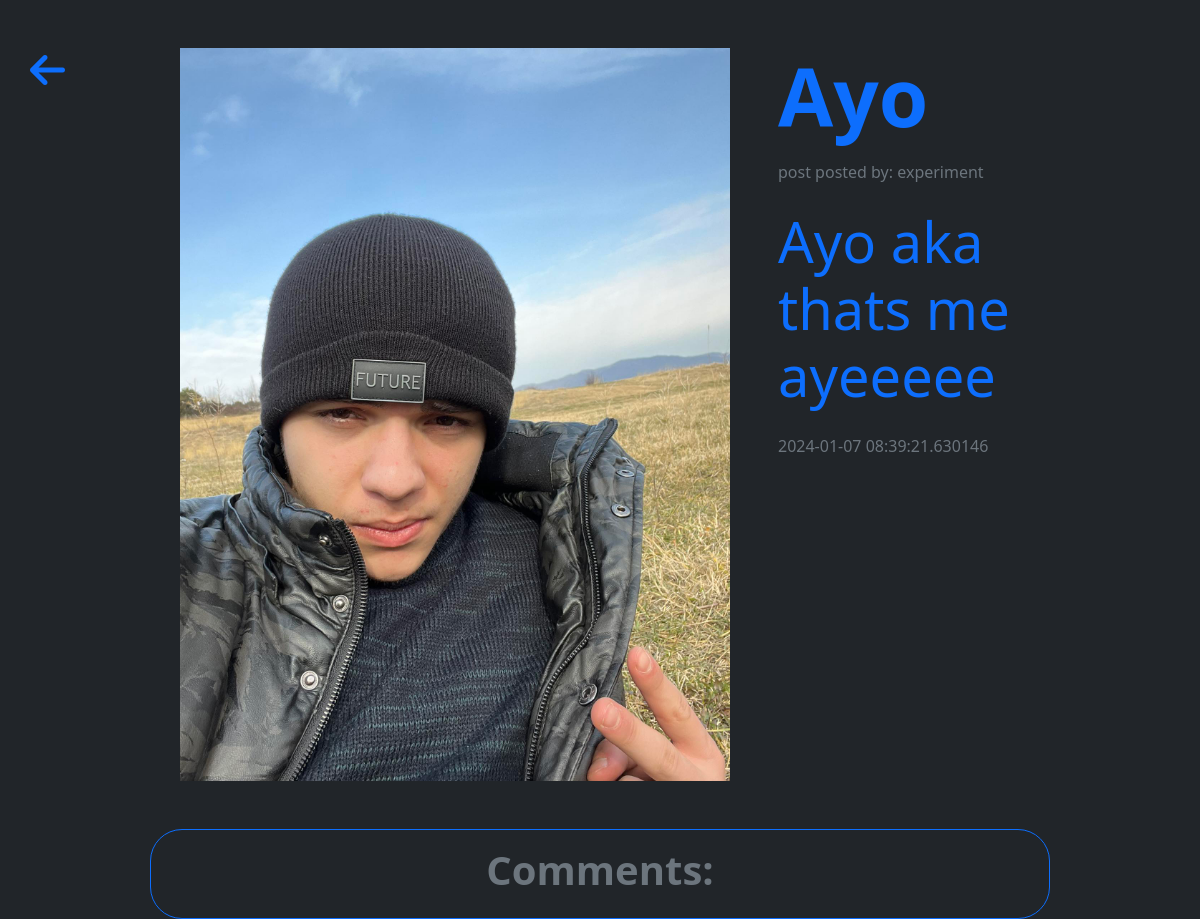
/post/1, run on the app's committed database.
### models.py (models this page shows, shortened)
class BaseModel:
  def create(self):
    db.session.add(self)
    db.session.commit()

class PostModel(db.Model, BaseModel):
  id = db.Column(db.Integer, primary_key=True)
  image = db.Column(db.String, nullable=False)
  title = db.Column(db.String(25), nullable=False)
  description = db.Column(db.String(75), nullable=False)
  date = db.Column(db.DateTime, default=datetime.utcnow())
  user_id = db.Column(db.Integer, db.ForeignKey('user_model.id'), nullable=False)
  user = db.relationship('UserModel', backref='post', lazy=True)

class UserModel(db.Model, BaseModel, UserMixin):
  id = db.Column(db.Integer, primary_key=True)
  username = db.Column(db.String(10), nullable=False)
  password = db.Column(db.String(20), nullable=False)
  birthDate = db.Column(db.DateTime(), default=datetime.utcnow())
  signUpDate = db.Column(db.DateTime(), default=datetime.utcnow())
  role = db.Column(db.String())

### routes.py (the view)
@app.route('/post/<int:id>', methods=["GET", "POST"])
def inner_post(id):
   post = PostModel.query.get_or_404(id)
   form = PostCommentForm()
   all_comments = CommentModel.query.filter_by(post_id=post.id).order_by(desc(CommentModel.date)).all()
   if form.validate_on_submit():
      new_comments = CommentModel(comment=form.message.data, post_id=post.id, user_id=current_user.id, date=datetime.utcnow())
      new_comments.create()
      all_comments = CommentModel.query.filter_by(post_id=post.id).order_by(desc(CommentModel.date)).all()
   return render_template('inner.html', post=post, form=form, all_comments=all_comments,)

### templates/inner.html (shortened to what this page needs)
<!DOCTYPE html>
<html lang="en">
  <head>
    <link href="https://cdn.jsdelivr.net/npm/bootstrap@5.3.2/dist/css/bootstrap.min.css" rel="stylesheet">
    <link rel="stylesheet" href="/static/css/inner.css">
  </head>
  <body class="bg-dark text-white">
    <div class="arrow_out--parent " style="position: absolute; translate: 30px 50px;">
      <a href="/1">
        <i class="fa-sharp fa-solid fa-arrow-left fs-1 arrow_out"></i>
      </a>
    </div>
    <section class="container d-flex justify-content-around w-100 p-5 gap-5" style="padding-left: 150px !important;">
      <div class="image__section">
         <img src="/static/img/{{ post.image }}" alt="image" width="550px">
      </div>
      <div class="allInfo__section d-flex gap-2 flex-column">
        <h1 class="display-1 text-primary fw-bold">{{ post.title }}</h1>
        <p class="author text-secondary">post posted by: {{ post.user.username }}</p>
        <p class="display-4 text-primary">{{ post.description }}</p>
        <span class="text-secondary d-flex gap-5 align-items-center">
          {{ post.date }}
        </span>
      </div>
    </section>
    <section id="comments" class="border border-1 border-primary p-3 rounded-5 w-75">
        <h1 class="text-center text-secondary fw-bold">Comments:</h1>
    </section>
</body>
</html>

### static/css/inner.css (style rules this page uses)
#comments { margin-inline: auto; }

### data on the page
PostModel: image (picture), title "Ayo", description "Ayo aka thats me ayeeeee", date "2024-01-07 08:39:21.630146"
UserModel: user.username "experiment"
